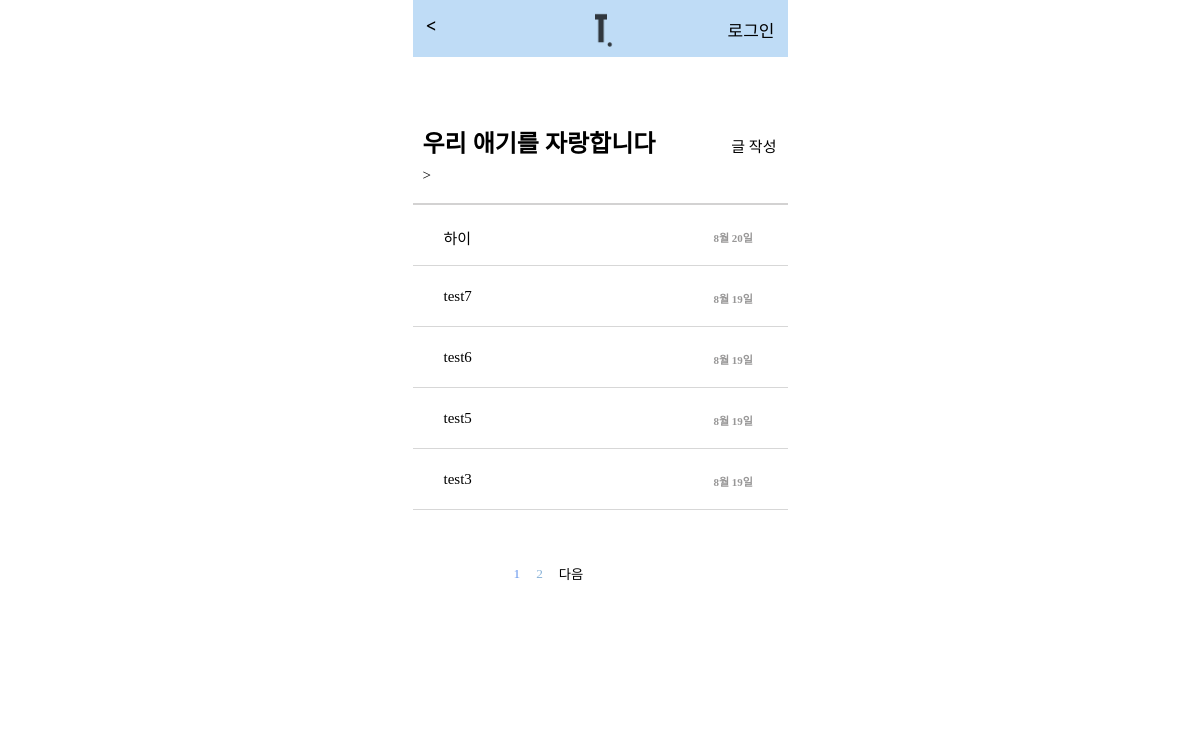
/board/, run on the app's committed database.
### boards/models.py (models this page shows, shortened)
class Board(models.Model):
    user = models.ForeignKey(settings.AUTH_USER_MODEL, on_delete=models.CASCADE, null=True, related_name='post')
    title = models.CharField(max_length=50)
    content = models.TextField(max_length=200, blank=True)
    pet_name = models.CharField(max_length=20)
    pet_age = models.CharField(max_length=10)
    pet_image = models.ImageField(upload_to='pet/%Y/%m/%d', null=True, blank=True)
    create_date = models.DateTimeField(auto_now_add=True)
    hitcount = models.IntegerField(default=0)
    image_del = models.BooleanField(default=False)

### boards/views.py (the view)
# urls.py: path('board/', board_list, name='board_list'),
def board_list(request):
    boards = Board.objects.all().order_by('-create_date')
    page = request.GET.get('page')
    paginator = Paginator(boards, 5)
    if page is None :
        page = 1
    try :
        page_obj = paginator.get_page(page)
    except PageNotAnInteger :
        page=1
        page_obj = paginator.get_page(page)
    except EmptyPage :
        page = paginator.num_pages
        page_obj = paginator.get_page(page)
    leftIndex = (int(page) -2)
    if leftIndex <1 :
        leftIndex = 1
    rightIndex = (int(page) +2)
    if rightIndex > paginator.num_pages :
        rightIndex = paginator.num_pages
    custom_range = range(leftIndex, rightIndex+1)
    context = {
        'boards': boards,
        'page_obj': page_obj,
        'paginator': paginator,
        'custom_range' : custom_range,
    }
    return render(request, 'boards/board_list.html', context)

### boards/templates/boards/board_list.html (shortened to what this page needs)
{% extends 'nav_bar.html' %}
{% block content %}
{% load static %}
<link rel="stylesheet" href="{% static 'css/category_list.css' %}">
<div class="container">
    <div class="catogory_name">
        <p class="name">우리 애기를 자랑합니다  <a href="{% url 'board_post' %}">글 작성 ></a></p>
    </div>
    <div class="items">
        <img src="{% static 'img/Vector 5.png' %}" alt="" class="line">
        {% for board in page_obj %}
        <div class="content1">
            <a class="item" href="{% url 'board_detail' pk=board.pk %}">
                <p>{{ board.title }}</p>
                <h6 class="h6">{{ board.create_date|date:'F j일' }}</h6>
            </a>
        </div>
        <img class="line_1" src="{% static 'img/Line 6.png' %}" alt="">
        {% endfor %}
    </div>
    {% if page_obj.has_other_pages %}
    <div class="pagination_button">
        {% for page in paginator.page_range %}
        {% if page == page_obj.number %}
        <button type="button" class="page-btn active" onclick="location.href='?page={{ page }}'">{{ page }}</button>
        {% else %}
        <button type="button" class="page-btn" onclick="location.href='?page={{ page }}'">{{ page }}</button>
        {% endif %}
        {% endfor %}
        {% if page_obj.has_next %}
        <button type="button" class="page-next-btn" onclick="location.href='?page={{ page_obj.next_page_number }}'">다음</button>
        {% endif %}
    </div>
    {% endif %}
</div>
{% endblock %}

### static/css/nav-bar.css (style rules this page uses)
body { margin: 0; padding: 0; }

### static/css/category_list.css (style rules this page uses)
* { font-family: 'SUITE-Regular'; }
body { height: 100%; }
.container { width: 375px; height: 100%; padding-bottom: 130px; margin: 0 auto; position: relative; display: flex; flex-direction: column; z-index: 0; background-color: #FFF; }
.catogory_name { display: flex; flex-direction: column; }
.name { margin-top: 67px; margin-left: 10px; font-size: 24px; font-weight: 600; }
.name > a { font-size: 15px; text-decoration: none; color: black; font-weight: 500; margin-left: 70px; }
.items { transform: translateY(-19px); }
.content1 { display: flex; }
.content1 > a { text-decoration: none; display: flex; margin-left: 11px; height: 73px; margin-bottom: -30px; }
.item > p { color: black; font-size: 15px; margin-top: 18px; width: 170px; margin-left: 20px; }
.h6 { width: 50px; transform: translateX(-40px); color: black; margin-left: 140px; color: #989797; font-size: 11px; margin-top: 20px; }
.pagination_button { margin-left: 95px; margin-top: 30px; display: flex; gap: 4px; }
.pagination_button > button { background: none; appearance: none; -webkit-appearance: none; -ms-appearance: none; -moz-appearance: none; border: none; cursor: pointer; }
.page-btn { color: #8DB5D9; }
.page-btn.active { color: cornflowerblue; }

### data on the page
Board: title "하이", create_date "8월 20일"
Board: title "test7", create_date "8월 19일"
Board: title "test6", create_date "8월 19일"
Board: title "test5", create_date "8월 19일"
Board: title "test3", create_date "8월 19일"

### other printed values
{{ page }} "1"
{{ page }} "2"
